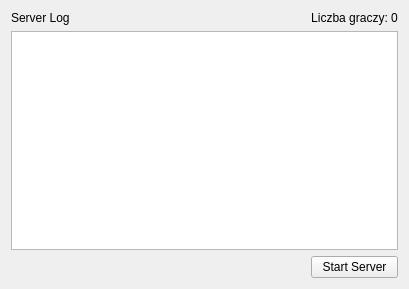
<?xml version="1.0" encoding="UTF-8"?>
<ui version="4.0">
 <class>ServerWindow</class>
 <widget class="QWidget" name="ServerWindow">
  <property name="geometry">
   <rect>
    <x>0</x>
    <y>0</y>
    <width>409</width>
    <height>289</height>
   </rect>
  </property>
  <property name="windowTitle">
   <string>Qt Simple Chat Server</string>
  </property>
  <layout class="QGridLayout" name="gridLayout">
   <item row="1" column="0">
    <layout class="QHBoxLayout" name="horizontalLayout"/>
   </item>
   <item row="4" column="0">
    <spacer name="horizontalSpacer">
     <property name="orientation">
      <enum>Qt::Horizontal</enum>
     </property>
     <property name="sizeHint" stdset="0">
      <size>
       <width>298</width>
       <height>20</height>
      </size>
     </property>
    </spacer>
   </item>
   <item row="3" column="0" colspan="2">
    <widget class="QPlainTextEdit" name="logEditor">
     <property name="readOnly">
      <bool>true</bool>
     </property>
    </widget>
   </item>
   <item row="4" column="1">
    <widget class="QPushButton" name="startStopButton">
     <property name="text">
      <string>Start Server</string>
     </property>
    </widget>
   </item>
   <item row="2" column="0">
    <widget class="QLabel" name="label">
     <property name="text">
      <string>Server Log</string>
     </property>
    </widget>
   </item>
   <item row="2" column="1">
    <widget class="QLabel" name="playersCount">
     <property name="text">
      <string>Liczba graczy: 0</string>
     </property>
     <property name="alignment">
      <set>Qt::AlignCenter</set>
     </property>
    </widget>
   </item>
  </layout>
 </widget>
 <resources/>
 <connections/>
</ui>
